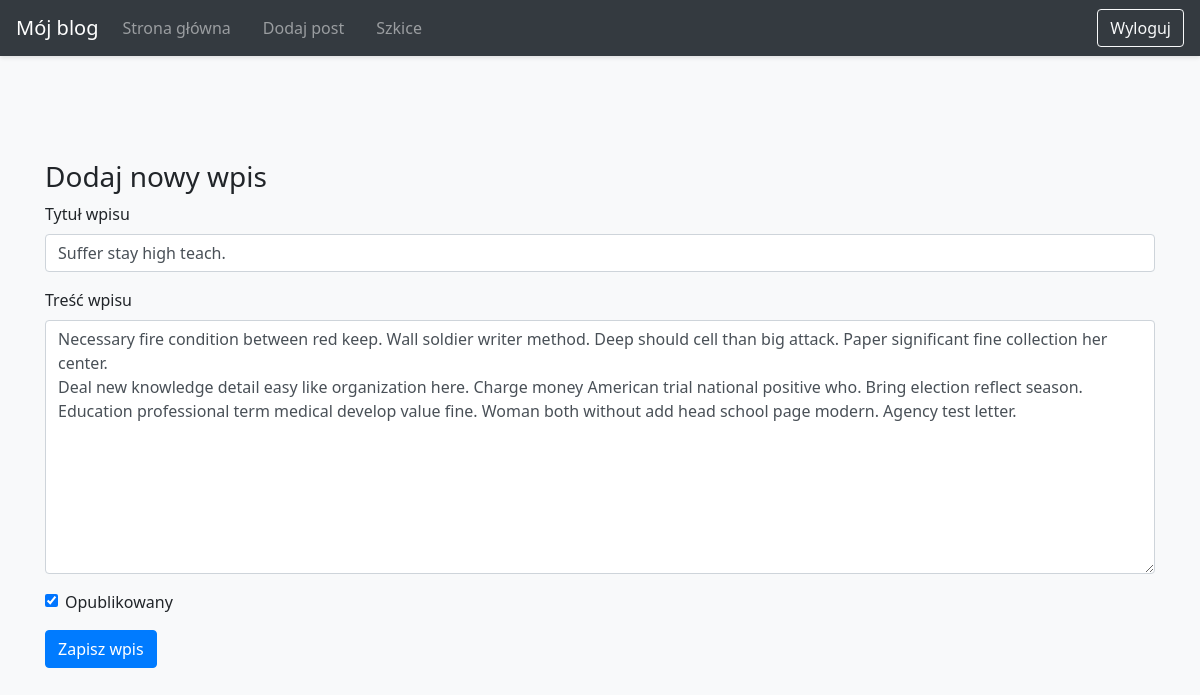
The page /post/edit/4 (signed in) on the database its author committed.
### blog/models.py (models this page shows)
class Entry(db.Model):
    id = db.Column(db.Integer, primary_key=True)
    title = db.Column(db.String(80), nullable=False)
    body = db.Column(db.Text, nullable=False)
    pub_date = db.Column(
        db.DateTime,
        nullable=False,
        default=datetime.datetime.utcnow
    )
    is_published = db.Column(db.Boolean, default=False)

### blog/routes.py (the view, shortened to what this page needs)
@app.route("/post/", defaults={'entry_id': None}, methods=["GET", "POST"])
@app.route("/post/edit/<int:entry_id>", methods=["GET", "POST"])
@login_required
def manage_entry(entry_id):
    if entry_id:
        entry = Entry.query.get_or_404(entry_id)
        form = EntryForm(obj=entry)
    else:
        entry = None
        form = EntryForm()
    return render_template("entry_form.html", form=form)

### blog/forms.py
class EntryForm(FlaskForm):
    title = StringField('Tytuł wpisu', validators=[DataRequired()])
    body = TextAreaField('Treść wpisu', validators=[DataRequired()])
    is_published = BooleanField('Opublikowany')
    submit = SubmitField('Zapisz wpis')

### blog/utils.py (called while the page is built)
def login_required(view_func):
    @functools.wraps(view_func)
    def check_permissions(*args, **kwargs):
        if session.get('logged_in'):
            return view_func(*args, **kwargs)
        return redirect(url_for('login', next=request.path))
    return check_permissions

### blog/templates/entry_form.html (shortened to what this page needs)
{% extends "base.html" %}
{% block content %}
<h3>Dodaj nowy wpis</h3>
<form method="POST">
    <div class="form-group">
        {{ form.title.label }}
        {{ form.title(class_="form-control") }}
    </div>
    <div class="form-group">
        {{ form.body.label }}
        {{ form.body(class_="form-control", rows="10") }}
    </div>
    <div class="form-check">
        {{ form.is_published(class_="form-check-input") }}
        {{ form.is_published.label(class_="form-check-label") }}
    </div>
    {{ form.submit(class_="btn btn-primary mt-3") }}
</form>
{% endblock %}

### blog/static/css/style.css (style rules this page uses)
body { padding-top: 5rem; font-family: "Segoe UI", Tahoma, Geneva, Verdana, sans-serif; background-color: #f8f9fa; color: #212529; }
.btn { transition: all 0.2s ease; }
.form-group label { font-weight: 500; }
.form-control { transition: border-color 0.2s ease, box-shadow 0.2s ease; }
.mt-3 { margin-top: 1rem !important; }

### rows shown on the page
Entry: title "Suffer stay high teach.", body "Necessary fire condition between red keep. Wall soldier writer method. Deep should cell than big attack. Paper significant fine collection her center. Deal new knowledge detail easy like organization here. Charge money American trial national positive who. Bring election reflect season. Education professional term medical develop value fine. Woman both without add head school page modern. Agency test letter.", is_published "☑"
